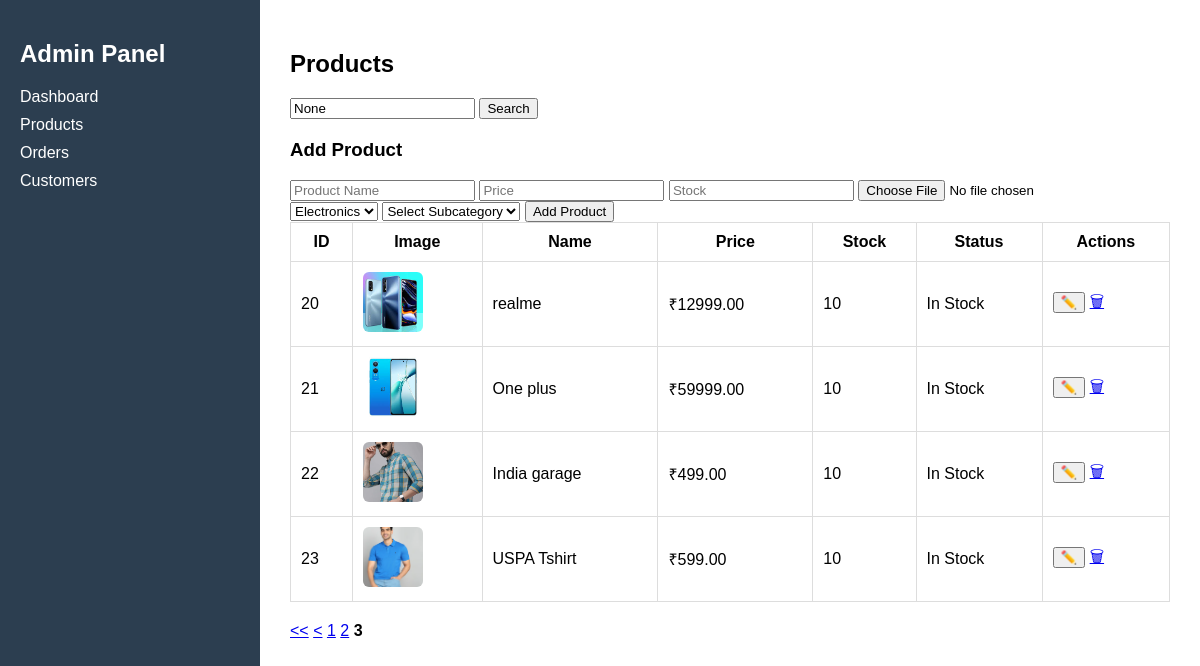
The app's page /admin-products/?page=3, older data.
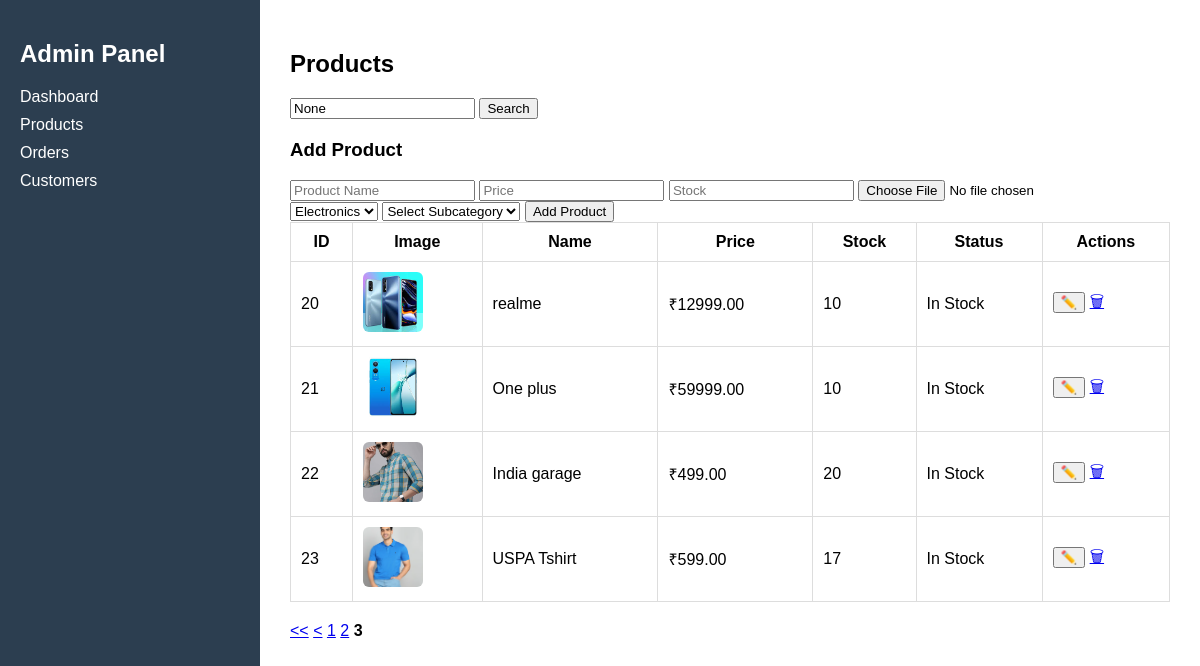
The same page, newer data.
### category/models.py (models this page shows, shortened)
class Product(models.Model):
    category = models.ForeignKey(Category, on_delete=models.CASCADE)
    subcategory = models.ForeignKey(SubCategory, on_delete=models.CASCADE)
    name = models.CharField(max_length=200)
    description = models.TextField()
    price = models.DecimalField(max_digits=10, decimal_places=2)
    image = models.ImageField(upload_to='products/')
    stock=models.IntegerField(default=0)
    low_stock_threshold = models.IntegerField(default=0)

### category/views.py (the view, shortened to what this page needs)
# urls.py: path("admin-products/", views.admin_products, name="admin_products"),
def admin_products(request):
    query = request.GET.get("q")
    products = Product.objects.all()
    categories = Category.objects.all()
    subcategories = SubCategory.objects.all()
    if query:
        products = products.filter(name__icontains=query)
    paginator = Paginator(products,9)
    page_number = request.GET.get("page")
    products = paginator.get_page(page_number)
    return render(request, "admindashboard/products.html", {
        "products": products,
        "query": query,
        "categories":categories,
        "subcategories":subcategories
    })

### category/templates/admindashboard/products.html (shortened to what this page needs)
{% extends "admindashboard/base.html" %}
{% block content %}
<h2>Products</h2>
<form method="GET" style="margin-bottom:20px;">
<input type="text" name="q" placeholder="Search product..." value="{{ query }}">
<button type="submit">Search</button>
</form>
<h3>Add Product</h3>
<form method="POST" enctype="multipart/form-data">
<input type="text" name="name" placeholder="Product Name">
<input type="number" step="0.01" name="price" placeholder="Price">
<input type="number" name="stock" placeholder="Stock">
<input type="file" name="image">
<select name="category">
{% for c in categories %}
<option value="{{ c.id }}">{{ c.name }}</option>
{% endfor %}
</select>
<select name="subcategory" required>
<option value="">Select Subcategory</option>
</select>
<button type="submit">Add Product</button>
</form>
<table border="1" cellpadding="10" cellspacing="0" width="100%">
<thead>
<tr>
<th>ID</th>
<th>Image</th>
<th>Name</th>
<th>Price</th>
<th>Stock</th>
<th>Status</th>
<th>Actions</th>
</tr>
</thead>
<tbody>
{% for product in products %}
<tr>
<td>{{ product.id }}</td>
<td>
{% if product.image %}
<img src="{{ product.image.url }}" class="product-thumb">
{% else %}
No Image
{% endif %}
</td>
<td>{{ product.name }}</td>
<td>
<span id="price-text-{{product.id}}">
₹{{ product.price }}
</span>
</td>
<td>
<span id="stock-text-{{product.id}}">
{{ product.stock }}
</span>
</td>
<td>
{% if product.stock == 0 %}
<span class="stock-out">Out of Stock</span>
{% elif product.stock < 5 %}
<span class="stock-low">Low Stock</span>
{% else %}
<span class="stock-ok">In Stock</span>
{% endif %}
</td>
<td>
<button type="button" onclick="editRow({{product.id}})">✏️</button>
<a href="{% url 'delete_product' product.id %}"
onclick="return confirm('Delete this product?')">🗑</a>
</td>
</tr>
{% endfor %}
</tbody>
</table>
<div style="margin-top:20px;">
{% if products.has_previous %} <a href="?page=1"><<</a> <a href="?page={{ products.previous_page_number }}"><</a>
{% endif %}
{% for i in products.paginator.page_range %}
{% if products.number == i %} <strong>{{ i }}</strong>
{% else %} <a href="?page={{ i }}">{{ i }}</a>
{% endif %}
{% endfor %}
</div>
{% endblock %}

Row changes from the older to the newer data that the page shows:
changed Product "India garage": stock "10" → "20"
changed Product "USPA Tshirt": stock "10" → "17"
